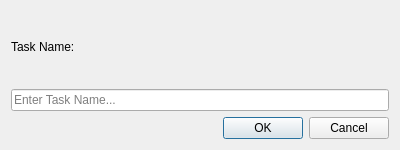
<?xml version="1.0" encoding="UTF-8"?>
<ui version="4.0">
 <class>Dialog</class>
 <widget class="QDialog" name="Dialog">
  <property name="geometry">
   <rect>
    <x>0</x>
    <y>0</y>
    <width>400</width>
    <height>150</height>
   </rect>
  </property>
  <property name="windowTitle">
   <string>Add Task</string>
  </property>
  <layout class="QVBoxLayout" name="verticalLayout">
   <item>
    <widget class="QLabel" name="label">
     <property name="text">
      <string>Task Name:</string>
     </property>
    </widget>
   </item>
   <item>
    <widget class="QLineEdit" name="taskNameLineEdit">
     <property name="placeholderText">
      <string>Enter Task Name...</string>
     </property>
    </widget>
   </item>
   <item>
    <widget class="QDialogButtonBox" name="buttonBox">
     <property name="standardButtons">
      <set>QDialogButtonBox::StandardButton::Cancel|QDialogButtonBox::StandardButton::Ok</set>
     </property>
    </widget>
   </item>
  </layout>
 </widget>
 <resources/>
 <connections/>
</ui>
